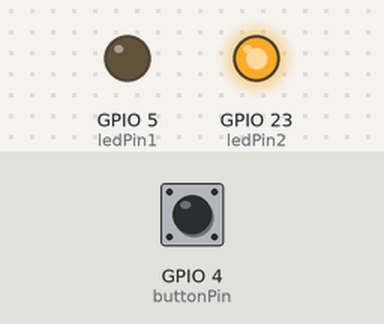
Recording of a sketch running on a simulated ESP32. Shown: output pins drawn as LEDs (lit = HIGH). The inputs (shaded band) are chosen by the test bench; at power-on: GPIO 4 (buttonPin) LOW. What the sketch prints to the serial monitor is not drawn.

Above: at 1.2 s.
1.3 s: GPIO 4 (buttonPin) pulled HIGH for 0.15 s
At 1.37 s:
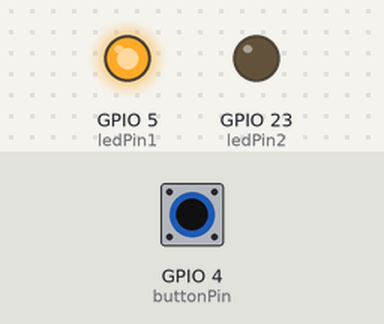
2.9 s: GPIO 4 (buttonPin) pulled HIGH for 3.2 s
At 7.1 s:
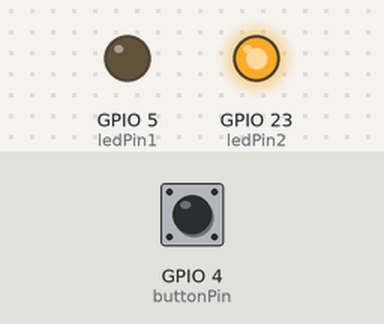
Timing chart, 0 to 8.6 s (numbered marks = the images above; inputs shaded):
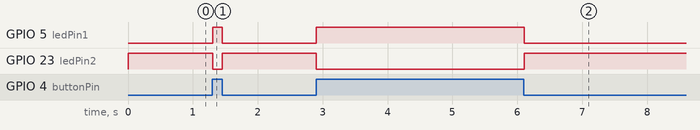

Measured:
- after the input at 1.3 s, GPIO 5 (ledPin1): LOW → HIGH at once, → LOW 0.15 s later; GPIO 23 (ledPin2): HIGH → LOW at once, → HIGH 0.15 s later
- after the input at 2.9 s, GPIO 5 (ledPin1): LOW → HIGH at once, → LOW 3.2 s later; GPIO 23 (ledPin2): HIGH → LOW at once, → HIGH 3.2 s later

The sketch:

ButtonESP32.ino.ino
```cpp
// set pin numbers
const int buttonPin = 4;
const int ledPin1 = 5;
const int ledPin2 = 23;
int buttonState = 0;

void setup() {
  Serial.begin(9600);

  pinMode(buttonPin, INPUT);
  pinMode(ledPin1, OUTPUT);
  pinMode(ledPin2, OUTPUT);
}
void loop() {
  buttonState = digitalRead(buttonPin);
  Serial.println(buttonState);
  if (buttonState == HIGH) {
    digitalWrite(ledPin1, HIGH);
    digitalWrite(ledPin2, LOW); }
  else {
    digitalWrite(ledPin1, LOW);
    digitalWrite(ledPin2, HIGH);
  }
}
```
